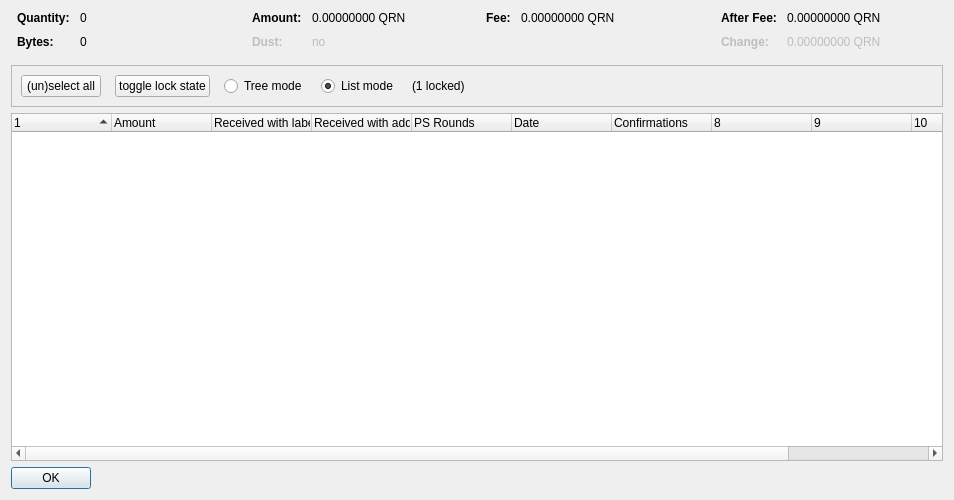
<?xml version="1.0" encoding="UTF-8"?>
<ui version="4.0">
 <class>CoinControlDialog</class>
 <widget class="QDialog" name="CoinControlDialog">
  <property name="geometry">
   <rect>
    <x>0</x>
    <y>0</y>
    <width>954</width>
    <height>500</height>
   </rect>
  </property>
  <property name="windowTitle">
   <string>Coin Selection</string>
  </property>
  <layout class="QVBoxLayout" name="verticalLayout">
   <item>
    <layout class="QHBoxLayout" name="horizontalLayoutTop" stretch="0,0,0,0">
     <property name="topMargin">
      <number>0</number>
     </property>
     <property name="bottomMargin">
      <number>10</number>
     </property>
     <item>
      <layout class="QFormLayout" name="formLayoutCoinControl1">
       <property name="horizontalSpacing">
        <number>10</number>
       </property>
       <property name="verticalSpacing">
        <number>10</number>
       </property>
       <property name="leftMargin">
        <number>6</number>
       </property>
       <property name="rightMargin">
        <number>6</number>
       </property>
       <item row="0" column="0">
        <widget class="QLabel" name="labelCoinControlQuantityText">
         <property name="font">
          <font>
           <weight>75</weight>
           <bold>true</bold>
          </font>
         </property>
         <property name="text">
          <string>Quantity:</string>
         </property>
        </widget>
       </item>
       <item row="0" column="1">
        <widget class="QLabel" name="labelCoinControlQuantity">
         <property name="cursor">
          <cursorShape>IBeamCursor</cursorShape>
         </property>
         <property name="contextMenuPolicy">
          <enum>Qt::ActionsContextMenu</enum>
         </property>
         <property name="text">
          <string notr="true">0</string>
         </property>
         <property name="textInteractionFlags">
          <set>Qt::LinksAccessibleByMouse|Qt::TextSelectableByKeyboard|Qt::TextSelectableByMouse</set>
         </property>
        </widget>
       </item>
       <item row="1" column="0">
        <widget class="QLabel" name="labelCoinControlBytesText">
         <property name="font">
          <font>
           <weight>75</weight>
           <bold>true</bold>
          </font>
         </property>
         <property name="text">
          <string>Bytes:</string>
         </property>
        </widget>
       </item>
       <item row="1" column="1">
        <widget class="QLabel" name="labelCoinControlBytes">
         <property name="cursor">
          <cursorShape>IBeamCursor</cursorShape>
         </property>
         <property name="contextMenuPolicy">
          <enum>Qt::ActionsContextMenu</enum>
         </property>
         <property name="text">
          <string notr="true">0</string>
         </property>
         <property name="textInteractionFlags">
          <set>Qt::LinksAccessibleByMouse|Qt::TextSelectableByKeyboard|Qt::TextSelectableByMouse</set>
         </property>
        </widget>
       </item>
      </layout>
     </item>
     <item>
      <layout class="QFormLayout" name="formLayoutCoinControl2">
       <property name="horizontalSpacing">
        <number>10</number>
       </property>
       <property name="verticalSpacing">
        <number>10</number>
       </property>
       <property name="leftMargin">
        <number>6</number>
       </property>
       <property name="rightMargin">
        <number>6</number>
       </property>
       <item row="0" column="0">
        <widget class="QLabel" name="labelCoinControlAmountText">
         <property name="font">
          <font>
           <weight>75</weight>
           <bold>true</bold>
          </font>
         </property>
         <property name="text">
          <string>Amount:</string>
         </property>
        </widget>
       </item>
       <item row="0" column="1">
        <widget class="QLabel" name="labelCoinControlAmount">
         <property name="cursor">
          <cursorShape>IBeamCursor</cursorShape>
         </property>
         <property name="contextMenuPolicy">
          <enum>Qt::ActionsContextMenu</enum>
         </property>
         <property name="text">
          <string notr="true">0.00000000 QRN</string>
         </property>
         <property name="textInteractionFlags">
          <set>Qt::LinksAccessibleByMouse|Qt::TextSelectableByKeyboard|Qt::TextSelectableByMouse</set>
         </property>
        </widget>
       </item>
       <item row="1" column="0">
        <widget class="QLabel" name="labelCoinControlLowOutputText">
         <property name="enabled">
          <bool>false</bool>
         </property>
         <property name="font">
          <font>
           <weight>75</weight>
           <bold>true</bold>
          </font>
         </property>
         <property name="text">
          <string>Dust:</string>
         </property>
        </widget>
       </item>
       <item row="1" column="1">
        <widget class="QLabel" name="labelCoinControlLowOutput">
         <property name="enabled">
          <bool>false</bool>
         </property>
         <property name="cursor">
          <cursorShape>IBeamCursor</cursorShape>
         </property>
         <property name="contextMenuPolicy">
          <enum>Qt::ActionsContextMenu</enum>
         </property>
         <property name="text">
          <string notr="true">no</string>
         </property>
         <property name="textInteractionFlags">
          <set>Qt::LinksAccessibleByMouse|Qt::TextSelectableByKeyboard|Qt::TextSelectableByMouse</set>
         </property>
        </widget>
       </item>
      </layout>
     </item>
     <item>
      <layout class="QFormLayout" name="formLayoutCoinControl3">
       <property name="horizontalSpacing">
        <number>10</number>
       </property>
       <property name="verticalSpacing">
        <number>10</number>
       </property>
       <property name="leftMargin">
        <number>6</number>
       </property>
       <property name="rightMargin">
        <number>6</number>
       </property>
       <item row="0" column="0">
        <widget class="QLabel" name="labelCoinControlFeeText">
         <property name="font">
          <font>
           <weight>75</weight>
           <bold>true</bold>
          </font>
         </property>
         <property name="text">
          <string>Fee:</string>
         </property>
        </widget>
       </item>
       <item row="0" column="1">
        <widget class="QLabel" name="labelCoinControlFee">
         <property name="cursor">
          <cursorShape>IBeamCursor</cursorShape>
         </property>
         <property name="contextMenuPolicy">
          <enum>Qt::ActionsContextMenu</enum>
         </property>
         <property name="text">
          <string notr="true">0.00000000 QRN</string>
         </property>
         <property name="textInteractionFlags">
          <set>Qt::LinksAccessibleByMouse|Qt::TextSelectableByKeyboard|Qt::TextSelectableByMouse</set>
         </property>
        </widget>
       </item>
      </layout>
     </item>
     <item>
      <layout class="QFormLayout" name="formLayoutCoinControl4">
       <property name="horizontalSpacing">
        <number>10</number>
       </property>
       <property name="verticalSpacing">
        <number>10</number>
       </property>
       <property name="leftMargin">
        <number>6</number>
       </property>
       <property name="rightMargin">
        <number>6</number>
       </property>
       <item row="0" column="0">
        <widget class="QLabel" name="labelCoinControlAfterFeeText">
         <property name="font">
          <font>
           <weight>75</weight>
           <bold>true</bold>
          </font>
         </property>
         <property name="text">
          <string>After Fee:</string>
         </property>
        </widget>
       </item>
       <item row="0" column="1">
        <widget class="QLabel" name="labelCoinControlAfterFee">
         <property name="cursor">
          <cursorShape>IBeamCursor</cursorShape>
         </property>
         <property name="contextMenuPolicy">
          <enum>Qt::ActionsContextMenu</enum>
         </property>
         <property name="text">
          <string notr="true">0.00000000 QRN</string>
         </property>
         <property name="textInteractionFlags">
          <set>Qt::LinksAccessibleByMouse|Qt::TextSelectableByKeyboard|Qt::TextSelectableByMouse</set>
         </property>
        </widget>
       </item>
       <item row="1" column="0">
        <widget class="QLabel" name="labelCoinControlChangeText">
         <property name="enabled">
          <bool>false</bool>
         </property>
         <property name="font">
          <font>
           <weight>75</weight>
           <bold>true</bold>
          </font>
         </property>
         <property name="text">
          <string>Change:</string>
         </property>
        </widget>
       </item>
       <item row="1" column="1">
        <widget class="QLabel" name="labelCoinControlChange">
         <property name="enabled">
          <bool>false</bool>
         </property>
         <property name="cursor">
          <cursorShape>IBeamCursor</cursorShape>
         </property>
         <property name="contextMenuPolicy">
          <enum>Qt::ActionsContextMenu</enum>
         </property>
         <property name="text">
          <string notr="true">0.00000000 QRN</string>
         </property>
         <property name="textInteractionFlags">
          <set>Qt::LinksAccessibleByMouse|Qt::TextSelectableByKeyboard|Qt::TextSelectableByMouse</set>
         </property>
        </widget>
       </item>
      </layout>
     </item>
    </layout>
   </item>
   <item>
    <widget class="QFrame" name="frame">
     <property name="minimumSize">
      <size>
       <width>0</width>
       <height>40</height>
      </size>
     </property>
     <property name="frameShape">
      <enum>QFrame::StyledPanel</enum>
     </property>
     <property name="frameShadow">
      <enum>QFrame::Sunken</enum>
     </property>
     <layout class="QHBoxLayout" name="horizontalLayout">
      <item>
       <layout class="QHBoxLayout" name="horizontalLayoutPanel" stretch="0,0,0,0,0,0">
        <property name="spacing">
         <number>14</number>
        </property>
        <item>
         <widget class="QPushButton" name="pushButtonSelectAll">
          <property name="sizePolicy">
           <sizepolicy hsizetype="Maximum" vsizetype="Fixed">
            <horstretch>0</horstretch>
            <verstretch>0</verstretch>
           </sizepolicy>
          </property>
          <property name="text">
           <string>(un)select all</string>
          </property>
          <property name="autoDefault">
           <bool>false</bool>
          </property>
         </widget>
        </item>
        <item>
         <widget class="QPushButton" name="pushButtonToggleLock">
          <property name="sizePolicy">
           <sizepolicy hsizetype="Maximum" vsizetype="Fixed">
            <horstretch>0</horstretch>
            <verstretch>0</verstretch>
           </sizepolicy>
          </property>
          <property name="text">
           <string>toggle lock state</string>
          </property>
          <property name="autoDefault">
           <bool>false</bool>
          </property>
         </widget>
        </item>
        <item>
         <widget class="QRadioButton" name="radioTreeMode">
          <property name="sizePolicy">
           <sizepolicy hsizetype="Maximum" vsizetype="Fixed">
            <horstretch>0</horstretch>
            <verstretch>0</verstretch>
           </sizepolicy>
          </property>
          <property name="text">
           <string>Tree mode</string>
          </property>
         </widget>
        </item>
        <item>
         <widget class="QRadioButton" name="radioListMode">
          <property name="sizePolicy">
           <sizepolicy hsizetype="Maximum" vsizetype="Fixed">
            <horstretch>0</horstretch>
            <verstretch>0</verstretch>
           </sizepolicy>
          </property>
          <property name="text">
           <string>List mode</string>
          </property>
          <property name="checked">
           <bool>true</bool>
          </property>
         </widget>
        </item>
        <item>
         <widget class="QLabel" name="labelLocked">
          <property name="text">
           <string>(1 locked)</string>
          </property>
         </widget>
        </item>
        <item>
         <spacer name="horizontalSpacer">
          <property name="orientation">
           <enum>Qt::Horizontal</enum>
          </property>
          <property name="sizeHint" stdset="0">
           <size>
            <width>40</width>
            <height>20</height>
           </size>
          </property>
         </spacer>
        </item>
       </layout>
      </item>
     </layout>
    </widget>
   </item>
   <item>
    <widget class="CoinControlTreeWidget" name="treeWidget">
     <property name="contextMenuPolicy">
      <enum>Qt::CustomContextMenu</enum>
     </property>
     <property name="sortingEnabled">
      <bool>false</bool>
     </property>
     <property name="columnCount">
      <number>11</number>
     </property>
     <attribute name="headerShowSortIndicator" stdset="0">
      <bool>true</bool>
     </attribute>
     <attribute name="headerStretchLastSection">
      <bool>false</bool>
     </attribute>
     <column>
      <property name="text">
       <string/>
      </property>
     </column>
     <column>
      <property name="text">
       <string>Amount</string>
      </property>
     </column>
     <column>
      <property name="text">
       <string>Received with label</string>
      </property>
     </column>
     <column>
      <property name="text">
       <string>Received with address</string>
      </property>
     </column>
     <column>
      <property name="text">
       <string>PS Rounds</string>
      </property>
     </column>
     <column>
      <property name="text">
       <string>Date</string>
      </property>
     </column>
     <column>
      <property name="text">
       <string>Confirmations</string>
      </property>
      <property name="toolTip">
       <string>Confirmed</string>
      </property>
     </column>
     <column>
      <property name="text">
       <string/>
      </property>
     </column>
     <column>
      <property name="text">
       <string/>
      </property>
     </column>
     <column>
      <property name="text">
       <string/>
      </property>
     </column>
     <column>
      <property name="text">
       <string/>
      </property>
     </column>
    </widget>
   </item>
   <item>
    <widget class="QDialogButtonBox" name="buttonBox">
     <property name="sizePolicy">
      <sizepolicy hsizetype="Maximum" vsizetype="Fixed">
       <horstretch>0</horstretch>
       <verstretch>0</verstretch>
      </sizepolicy>
     </property>
     <property name="orientation">
      <enum>Qt::Horizontal</enum>
     </property>
     <property name="standardButtons">
      <set>QDialogButtonBox::Ok</set>
     </property>
    </widget>
   </item>
  </layout>
 </widget>
 <customwidgets>
  <customwidget>
   <class>CoinControlTreeWidget</class>
   <extends>QTreeWidget</extends>
   <header>coincontroltreewidget.h</header>
  </customwidget>
 </customwidgets>
 <resources/>
 <connections/>
</ui>
